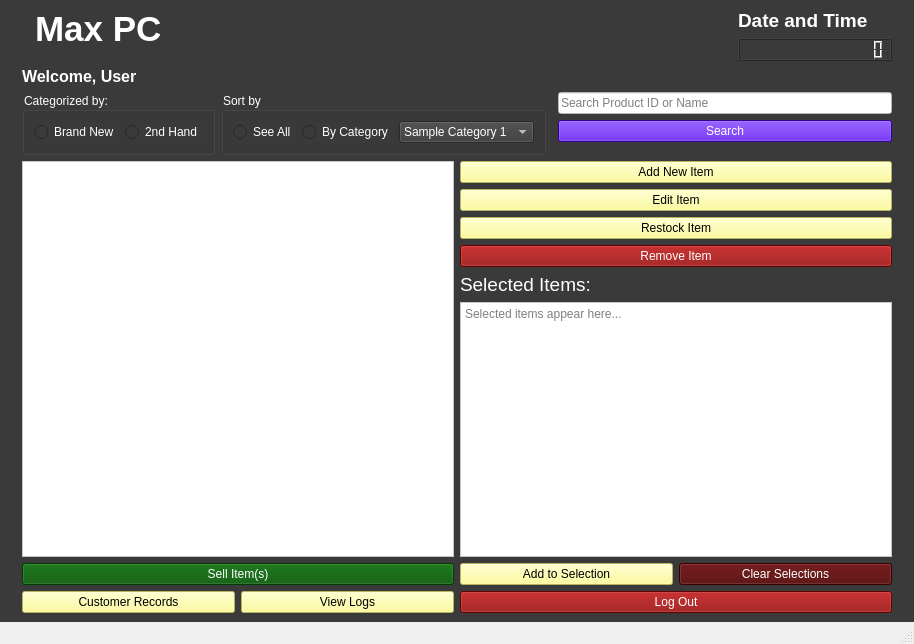
<?xml version="1.0" encoding="UTF-8"?>
<ui version="4.0">
 <class>MainWindow</class>
 <widget class="QMainWindow" name="MainWindow">
  <property name="geometry">
   <rect>
    <x>0</x>
    <y>0</y>
    <width>914</width>
    <height>644</height>
   </rect>
  </property>
  <property name="windowTitle">
   <string>Welcome</string>
  </property>
  <widget class="QWidget" name="centralwidget">
   <property name="styleSheet">
    <string notr="true">background-color: rgb(25, 25, 25);
background-color: rgb(58, 58, 58);</string>
   </property>
   <layout class="QGridLayout" name="gridLayout_2">
    <item row="0" column="0">
     <widget class="QLabel" name="label_3">
      <property name="text">
       <string/>
      </property>
     </widget>
    </item>
    <item row="0" column="1">
     <layout class="QGridLayout" name="gridLayout">
      <item row="0" column="0">
       <layout class="QVBoxLayout" name="verticalLayout">
        <item>
         <layout class="QHBoxLayout" name="horizontalLayout_12">
          <item>
           <layout class="QFormLayout" name="formLayout">
            <item row="0" column="1">
             <widget class="QLabel" name="label_2">
              <property name="font">
               <font>
                <family>Arial</family>
                <pointsize>26</pointsize>
                <weight>75</weight>
                <bold>true</bold>
               </font>
              </property>
              <property name="styleSheet">
               <string notr="true">color: rgb(255, 255, 255);</string>
              </property>
              <property name="text">
               <string>Max PC</string>
              </property>
             </widget>
            </item>
            <item row="0" column="0">
             <widget class="QLabel" name="label">
              <property name="text">
               <string/>
              </property>
              <property name="pixmap">
               <pixmap>100x100.png</pixmap>
              </property>
              <property name="scaledContents">
               <bool>false</bool>
              </property>
              <property name="alignment">
               <set>Qt::AlignJustify|Qt::AlignVCenter</set>
              </property>
             </widget>
            </item>
           </layout>
          </item>
          <item>
           <layout class="QVBoxLayout" name="verticalLayout_4"/>
          </item>
          <item>
           <spacer name="horizontalSpacer">
            <property name="orientation">
             <enum>Qt::Horizontal</enum>
            </property>
            <property name="sizeHint" stdset="0">
             <size>
              <width>40</width>
              <height>20</height>
             </size>
            </property>
           </spacer>
          </item>
          <item>
           <layout class="QVBoxLayout" name="verticalLayout_5">
            <item>
             <widget class="QLabel" name="lbldatetime">
              <property name="font">
               <font>
                <family>Arial</family>
                <pointsize>14</pointsize>
                <weight>75</weight>
                <bold>true</bold>
               </font>
              </property>
              <property name="styleSheet">
               <string notr="true">color: rgb(255, 255, 255);</string>
              </property>
              <property name="text">
               <string>Date and Time</string>
              </property>
             </widget>
            </item>
            <item>
             <widget class="QLCDNumber" name="lcdDT">
              <property name="digitCount">
               <number>15</number>
              </property>
              <property name="segmentStyle">
               <enum>QLCDNumber::Outline</enum>
              </property>
             </widget>
            </item>
           </layout>
          </item>
         </layout>
        </item>
        <item>
         <widget class="QLabel" name="txtCrntUsr">
          <property name="font">
           <font>
            <family>Arial</family>
            <pointsize>12</pointsize>
            <weight>75</weight>
            <bold>true</bold>
           </font>
          </property>
          <property name="styleSheet">
           <string notr="true">color: rgb(255, 255, 255);</string>
          </property>
          <property name="text">
           <string>Welcome, User</string>
          </property>
         </widget>
        </item>
        <item>
         <layout class="QHBoxLayout" name="horizontalLayout_2">
          <item>
           <widget class="QGroupBox" name="groupBox_2">
            <property name="styleSheet">
             <string notr="true">color: rgb(255, 255, 255);</string>
            </property>
            <property name="title">
             <string>Categorized by:</string>
            </property>
            <layout class="QHBoxLayout" name="horizontalLayout_5">
             <item>
              <widget class="QRadioButton" name="btnBrNew">
               <property name="text">
                <string>Brand New</string>
               </property>
               <attribute name="buttonGroup">
                <string notr="true">CatSelect</string>
               </attribute>
              </widget>
             </item>
             <item>
              <widget class="QRadioButton" name="btnSecH">
               <property name="text">
                <string>2nd Hand</string>
               </property>
               <attribute name="buttonGroup">
                <string notr="true">CatSelect</string>
               </attribute>
              </widget>
             </item>
            </layout>
           </widget>
          </item>
          <item>
           <widget class="QGroupBox" name="groupBox">
            <property name="styleSheet">
             <string notr="true">color: rgb(255, 255, 255);</string>
            </property>
            <property name="title">
             <string>Sort by</string>
            </property>
            <layout class="QHBoxLayout" name="horizontalLayout_4">
             <item>
              <widget class="QRadioButton" name="btnSeeAll">
               <property name="styleSheet">
                <string notr="true">color: rgb(255, 255, 255);</string>
               </property>
               <property name="text">
                <string>See All</string>
               </property>
               <attribute name="buttonGroup">
                <string notr="true">SortSelector</string>
               </attribute>
              </widget>
             </item>
             <item>
              <widget class="QRadioButton" name="btnCat">
               <property name="styleSheet">
                <string notr="true">color: rgb(255, 255, 255);</string>
               </property>
               <property name="text">
                <string>By Category</string>
               </property>
               <attribute name="buttonGroup">
                <string notr="true">SortSelector</string>
               </attribute>
              </widget>
             </item>
             <item>
              <widget class="QComboBox" name="cmbCat">
               <property name="styleSheet">
                <string notr="true">color: rgb(255, 255, 255);</string>
               </property>
               <item>
                <property name="text">
                 <string>Sample Category 1</string>
                </property>
               </item>
               <item>
                <property name="text">
                 <string>Sample Category 2</string>
                </property>
               </item>
               <item>
                <property name="text">
                 <string>Sample Category 3</string>
                </property>
               </item>
              </widget>
             </item>
            </layout>
           </widget>
          </item>
          <item>
           <layout class="QFormLayout" name="formLayout_2">
            <item row="0" column="1">
             <widget class="QLineEdit" name="txtSearch">
              <property name="styleSheet">
               <string notr="true">background-color: rgb(255, 255, 255);</string>
              </property>
              <property name="placeholderText">
               <string>Search Product ID or Name</string>
              </property>
             </widget>
            </item>
            <item row="1" column="1">
             <widget class="QPushButton" name="btnSearch">
              <property name="styleSheet">
               <string notr="true">background-color: rgb(69, 0, 207);
color: rgb(255, 255, 255);</string>
              </property>
              <property name="text">
               <string>Search</string>
              </property>
             </widget>
            </item>
           </layout>
          </item>
         </layout>
        </item>
        <item>
         <layout class="QHBoxLayout" name="horizontalLayout">
          <item>
           <widget class="QTableView" name="tblData">
            <property name="styleSheet">
             <string notr="true">
background-color: rgb(255, 255, 255);</string>
            </property>
           </widget>
          </item>
          <item>
           <layout class="QVBoxLayout" name="verticalLayout_3">
            <item>
             <widget class="QPushButton" name="btnAdd">
              <property name="styleSheet">
               <string notr="true">background-color: rgb(253, 251, 132);</string>
              </property>
              <property name="text">
               <string>Add New Item</string>
              </property>
              <property name="icon">
               <iconset>
                <normaloff>add.png</normaloff>add.png</iconset>
              </property>
             </widget>
            </item>
            <item>
             <widget class="QPushButton" name="btnEdit">
              <property name="styleSheet">
               <string notr="true">background-color: rgb(253, 251, 132);</string>
              </property>
              <property name="text">
               <string>Edit Item</string>
              </property>
              <property name="icon">
               <iconset>
                <normaloff>edit.png</normaloff>edit.png</iconset>
              </property>
             </widget>
            </item>
            <item>
             <widget class="QPushButton" name="btnRestock">
              <property name="styleSheet">
               <string notr="true">background-color: rgb(253, 251, 132);</string>
              </property>
              <property name="text">
               <string>Restock Item</string>
              </property>
              <property name="icon">
               <iconset>
                <normaloff>restock.png</normaloff>restock.png</iconset>
              </property>
             </widget>
            </item>
            <item>
             <widget class="QPushButton" name="btnRemove">
              <property name="styleSheet">
               <string notr="true">background-color: rgb(140, 0, 0);
color: rgb(255, 255, 255);</string>
              </property>
              <property name="text">
               <string>Remove Item</string>
              </property>
              <property name="icon">
               <iconset>
                <normaloff>delete_forever1.png</normaloff>delete_forever1.png</iconset>
              </property>
             </widget>
            </item>
            <item>
             <layout class="QFormLayout" name="formLayout_3">
              <item row="0" column="0">
               <widget class="QLabel" name="label_4">
                <property name="font">
                 <font>
                  <family>Arial</family>
                  <pointsize>14</pointsize>
                 </font>
                </property>
                <property name="styleSheet">
                 <string notr="true">color: rgb(255, 255, 255);</string>
                </property>
                <property name="text">
                 <string>Selected Items:</string>
                </property>
               </widget>
              </item>
              <item row="1" column="0" colspan="2">
               <widget class="QPlainTextEdit" name="txtSelect">
                <property name="styleSheet">
                 <string notr="true">background-color: rgb(255, 255, 255);</string>
                </property>
                <property name="readOnly">
                 <bool>true</bool>
                </property>
                <property name="placeholderText">
                 <string>Selected items appear here...</string>
                </property>
               </widget>
              </item>
             </layout>
            </item>
           </layout>
          </item>
         </layout>
        </item>
        <item>
         <layout class="QHBoxLayout" name="horizontalLayout_3">
          <item>
           <widget class="QPushButton" name="btnSell">
            <property name="styleSheet">
             <string notr="true">background-color: rgb(0, 84, 0);
color: rgb(255, 255, 255);</string>
            </property>
            <property name="text">
             <string>Sell Item(s)</string>
            </property>
            <property name="icon">
             <iconset>
              <normaloff>checkout.png</normaloff>checkout.png</iconset>
            </property>
           </widget>
          </item>
          <item>
           <layout class="QHBoxLayout" name="horizontalLayout_7">
            <item>
             <widget class="QPushButton" name="btnAddSel">
              <property name="styleSheet">
               <string notr="true">background-color: rgb(253, 251, 132);</string>
              </property>
              <property name="text">
               <string>Add to Selection</string>
              </property>
              <property name="icon">
               <iconset>
                <normaloff>Select.png</normaloff>Select.png</iconset>
              </property>
             </widget>
            </item>
            <item>
             <widget class="QPushButton" name="btnClrSel">
              <property name="styleSheet">
               <string notr="true">background-color: rgb(79, 0, 0);
color: rgb(255, 255, 255);</string>
              </property>
              <property name="text">
               <string>Clear Selections</string>
              </property>
              <property name="icon">
               <iconset>
                <normaloff>close.png</normaloff>close.png</iconset>
              </property>
             </widget>
            </item>
           </layout>
          </item>
         </layout>
        </item>
        <item>
         <layout class="QHBoxLayout" name="horizontalLayout_6">
          <item>
           <layout class="QHBoxLayout" name="horizontalLayout_14">
            <item>
             <widget class="QPushButton" name="btnCustR">
              <property name="styleSheet">
               <string notr="true">background-color: rgb(253, 251, 132);</string>
              </property>
              <property name="text">
               <string>Customer Records</string>
              </property>
              <property name="icon">
               <iconset>
                <normaloff>person.png</normaloff>person.png</iconset>
              </property>
             </widget>
            </item>
            <item>
             <widget class="QPushButton" name="btnViewL">
              <property name="styleSheet">
               <string notr="true">background-color: rgb(253, 251, 132);</string>
              </property>
              <property name="text">
               <string>View Logs</string>
              </property>
              <property name="icon">
               <iconset>
                <normaloff>inventory.png</normaloff>inventory.png</iconset>
              </property>
             </widget>
            </item>
           </layout>
          </item>
          <item>
           <widget class="QPushButton" name="btnLogOut">
            <property name="styleSheet">
             <string notr="true">background-color: rgb(140, 0, 0);
color: rgb(255, 255, 255);</string>
            </property>
            <property name="text">
             <string>Log Out</string>
            </property>
            <property name="icon">
             <iconset>
              <normaloff>logout1.png</normaloff>logout1.png</iconset>
            </property>
           </widget>
          </item>
         </layout>
        </item>
       </layout>
      </item>
     </layout>
    </item>
    <item row="0" column="2">
     <widget class="QLabel" name="label_7">
      <property name="text">
       <string/>
      </property>
     </widget>
    </item>
   </layout>
  </widget>
  <widget class="QMenuBar" name="menubar">
   <property name="geometry">
    <rect>
     <x>0</x>
     <y>0</y>
     <width>914</width>
     <height>26</height>
    </rect>
   </property>
  </widget>
  <widget class="QStatusBar" name="statusbar"/>
 </widget>
 <resources/>
 <connections/>
 <buttongroups>
  <buttongroup name="SortSelector"/>
  <buttongroup name="CatSelect"/>
 </buttongroups>
</ui>
